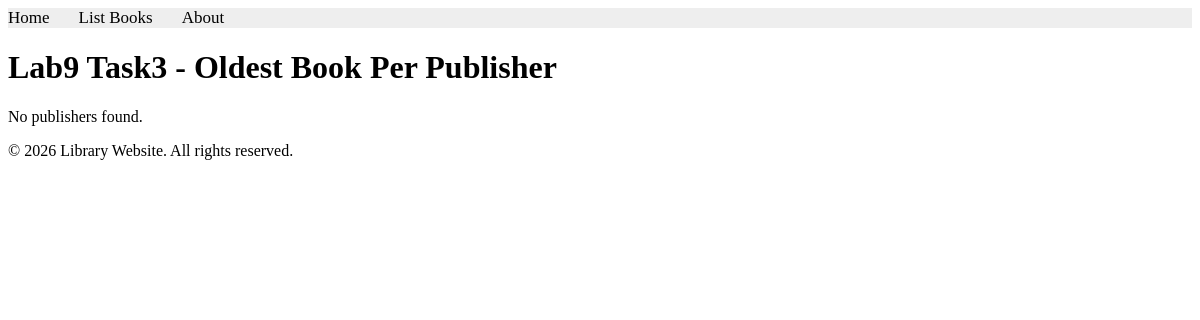
Page /books/lab9/task3 on the earlier database version.
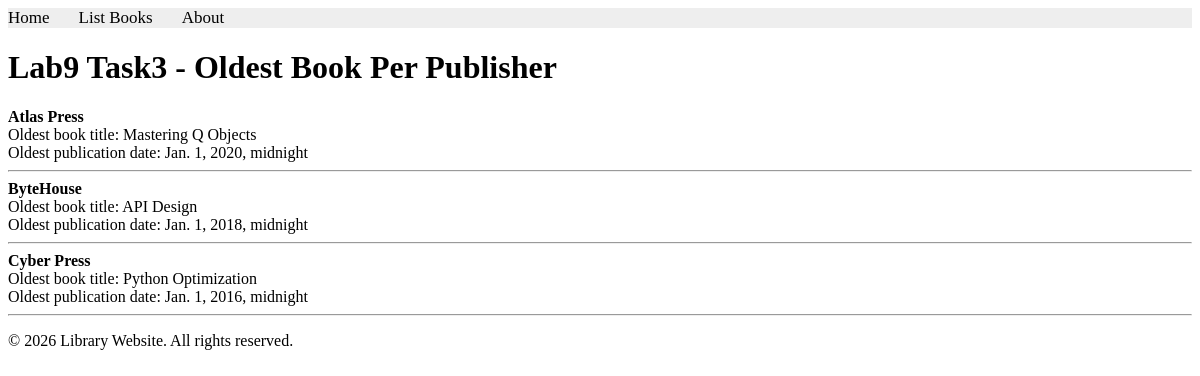
Same page on the later database version.
### apps/bookmodule/models.py (models this page shows, shortened)
class Publisher(models.Model):
	name = models.CharField(max_length=200)
	location = models.CharField(max_length=300)

### apps/bookmodule/views.py (the view)
# urls.py: path('lab9/task3', views.lab9_task3, name='books.lab9.task3'),
def lab9_task3(request):
    oldest_books = Book.objects.filter(publisher=OuterRef('pk')).order_by('pubdate')
    publishers = Publisher.objects.annotate(
        oldest_title=Subquery(oldest_books.values('title')[:1]),
        oldest_pubdate=Subquery(oldest_books.values('pubdate')[:1]),
    ).order_by('name')
    return render(request, 'bookmodule/lab9_task3.html', {'publishers': publishers})

### apps/templates/bookmodule/lab9_task3.html (shortened to what this page needs)
{% extends "layouts/base.html" %}
{% block content %}
<h1>Lab9 Task3 - Oldest Book Per Publisher</h1>
{% if publishers %}
    {% for publisher in publishers %}
        <div>
            <strong>{{ publisher.name }}</strong><br/>
            Oldest book title: {{ publisher.oldest_title }}<br/>
            Oldest publication date: {{ publisher.oldest_pubdate }}
        </div>
        <hr/>
    {% endfor %}
{% else %}
    <p>No publishers found.</p>
{% endif %}
{% endblock content %}

Differences in the rows shown:
added Publisher: name "Atlas Press", oldest_title "Mastering Q Objects", oldest_pubdate "Jan. 1, 2020, midnight"
added Publisher: name "ByteHouse", oldest_title "API Design", oldest_pubdate "Jan. 1, 2018, midnight"
added Publisher: name "Cyber Press", oldest_title "Python Optimization", oldest_pubdate "Jan. 1, 2016, midnight"
Other differences:
text no longer shown: "No publishers found."
